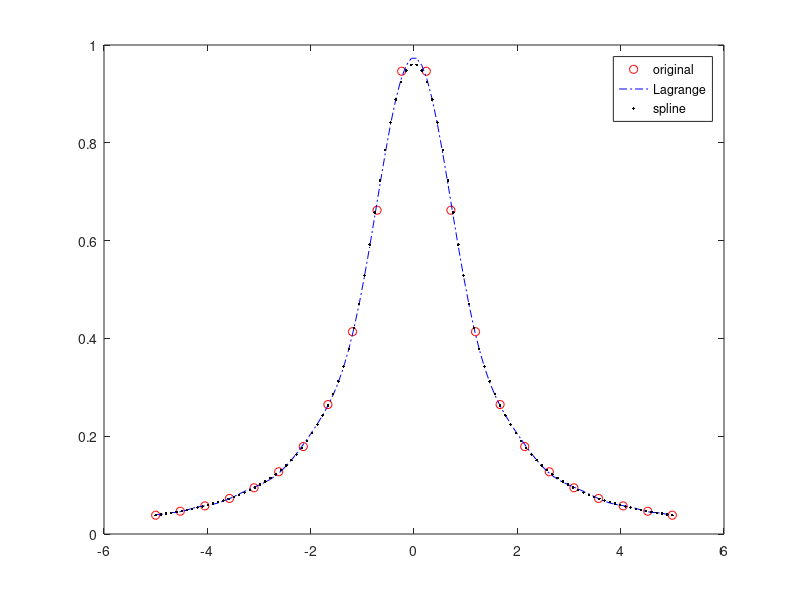

This chart was generated by the following MATLAB code:
n2=21;
X=linspace(-5,5);
x = [-5:10/n2:5];
y = 1./(1+x.^2);
xc = 1/2*[(5-(-5))*cos((2*(1:n2+1)-1)*pi/(2*n2+2))-5+5];
yc = 1./(1+xc.^2);
Y = polyval(polyfit(xc,yc,n2),X);
yy = spline(xc,yc,X);
plot(x,y,'ro',X,Y,'b-.',X,yy,'k.');
legend('original','Lagrange','spline','Location','best');